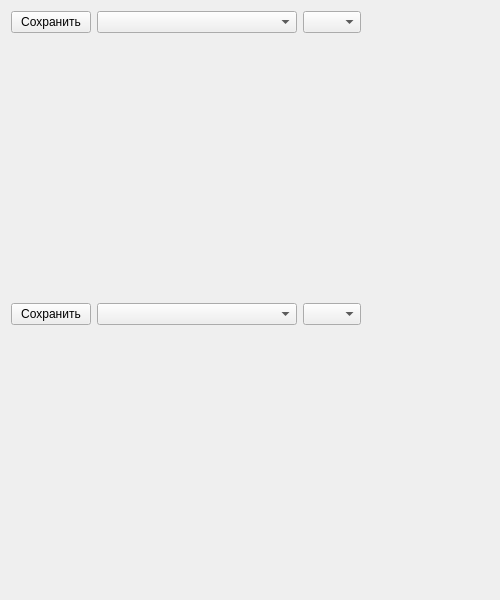
<?xml version="1.0" encoding="UTF-8"?>
<ui version="4.0">
 <class>ModelAnalisisViewer</class>
 <widget class="QDialog" name="ModelAnalisisViewer">
  <property name="geometry">
   <rect>
    <x>0</x>
    <y>0</y>
    <width>500</width>
    <height>600</height>
   </rect>
  </property>
  <property name="windowTitle">
   <string>Анализатор модели</string>
  </property>
  <property name="sizeGripEnabled">
   <bool>false</bool>
  </property>
  <property name="modal">
   <bool>false</bool>
  </property>
  <layout class="QVBoxLayout" name="verticalLayout">
   <item>
    <layout class="QHBoxLayout" name="horizontalLayout" stretch="0,0,0,0">
     <property name="spacing">
      <number>6</number>
     </property>
     <property name="sizeConstraint">
      <enum>QLayout::SetDefaultConstraint</enum>
     </property>
     <item>
      <widget class="QPushButton" name="print_button">
       <property name="maximumSize">
        <size>
         <width>85</width>
         <height>16777215</height>
        </size>
       </property>
       <property name="text">
        <string>Сохранить</string>
       </property>
       <property name="autoDefault">
        <bool>false</bool>
       </property>
       <property name="flat">
        <bool>false</bool>
       </property>
      </widget>
     </item>
     <item>
      <widget class="QComboBox" name="typeSelectBox">
       <property name="sizePolicy">
        <sizepolicy hsizetype="Minimum" vsizetype="Fixed">
         <horstretch>0</horstretch>
         <verstretch>0</verstretch>
        </sizepolicy>
       </property>
       <property name="minimumSize">
        <size>
         <width>200</width>
         <height>0</height>
        </size>
       </property>
       <item>
        <property name="text">
         <string/>
        </property>
       </item>
       <item>
        <property name="text">
         <string>Скорость линейная</string>
        </property>
       </item>
       <item>
        <property name="text">
         <string>Скорость угловая</string>
        </property>
       </item>
       <item>
        <property name="text">
         <string>Ускорение линейное</string>
        </property>
       </item>
       <item>
        <property name="text">
         <string>Ускорение угловое</string>
        </property>
       </item>
       <item>
        <property name="text">
         <string>Положение</string>
        </property>
       </item>
       <item>
        <property name="text">
         <string>Ошибка позиционирования</string>
        </property>
       </item>
      </widget>
     </item>
     <item>
      <widget class="QComboBox" name="axisSelectBox">
       <property name="currentIndex">
        <number>-1</number>
       </property>
       <item>
        <property name="text">
         <string>X</string>
        </property>
       </item>
       <item>
        <property name="text">
         <string>Y</string>
        </property>
       </item>
       <item>
        <property name="text">
         <string>norm</string>
        </property>
       </item>
      </widget>
     </item>
     <item>
      <spacer name="horizontalSpacer">
       <property name="orientation">
        <enum>Qt::Horizontal</enum>
       </property>
       <property name="sizeHint" stdset="0">
        <size>
         <width>40</width>
         <height>20</height>
        </size>
       </property>
      </spacer>
     </item>
    </layout>
   </item>
   <item>
    <widget class="QCustomPlot" name="Plot_1" native="true">
     <property name="minimumSize">
      <size>
       <width>0</width>
       <height>200</height>
      </size>
     </property>
    </widget>
   </item>
   <item>
    <layout class="QHBoxLayout" name="horizontalLayout_2">
     <property name="spacing">
      <number>6</number>
     </property>
     <property name="sizeConstraint">
      <enum>QLayout::SetDefaultConstraint</enum>
     </property>
     <item>
      <widget class="QPushButton" name="print_button_2">
       <property name="maximumSize">
        <size>
         <width>85</width>
         <height>16777215</height>
        </size>
       </property>
       <property name="text">
        <string>Сохранить</string>
       </property>
       <property name="autoDefault">
        <bool>false</bool>
       </property>
       <property name="flat">
        <bool>false</bool>
       </property>
      </widget>
     </item>
     <item>
      <widget class="QComboBox" name="typeSelectBox_2">
       <property name="sizePolicy">
        <sizepolicy hsizetype="Minimum" vsizetype="Fixed">
         <horstretch>0</horstretch>
         <verstretch>0</verstretch>
        </sizepolicy>
       </property>
       <property name="minimumSize">
        <size>
         <width>200</width>
         <height>0</height>
        </size>
       </property>
       <item>
        <property name="text">
         <string/>
        </property>
       </item>
       <item>
        <property name="text">
         <string>Скорость линейная</string>
        </property>
       </item>
       <item>
        <property name="text">
         <string>Скорость угловая</string>
        </property>
       </item>
       <item>
        <property name="text">
         <string>Ускорение линейное</string>
        </property>
       </item>
       <item>
        <property name="text">
         <string>Ускорение угловое</string>
        </property>
       </item>
       <item>
        <property name="text">
         <string>Положение</string>
        </property>
       </item>
       <item>
        <property name="text">
         <string>Ошибка позиционирования</string>
        </property>
       </item>
      </widget>
     </item>
     <item>
      <widget class="QComboBox" name="axisSelectBox_2">
       <property name="currentIndex">
        <number>-1</number>
       </property>
       <item>
        <property name="text">
         <string>X</string>
        </property>
       </item>
       <item>
        <property name="text">
         <string>Y</string>
        </property>
       </item>
       <item>
        <property name="text">
         <string>norm</string>
        </property>
       </item>
      </widget>
     </item>
     <item>
      <spacer name="horizontalSpacer_2">
       <property name="orientation">
        <enum>Qt::Horizontal</enum>
       </property>
       <property name="sizeHint" stdset="0">
        <size>
         <width>40</width>
         <height>20</height>
        </size>
       </property>
      </spacer>
     </item>
    </layout>
   </item>
   <item>
    <widget class="QCustomPlot" name="Plot_2" native="true">
     <property name="minimumSize">
      <size>
       <width>0</width>
       <height>200</height>
      </size>
     </property>
    </widget>
   </item>
  </layout>
 </widget>
 <customwidgets>
  <customwidget>
   <class>QCustomPlot</class>
   <extends>QWidget</extends>
   <header>qcustomplot/qcustomplot.h</header>
   <container>1</container>
  </customwidget>
 </customwidgets>
 <resources/>
 <connections/>
</ui>
